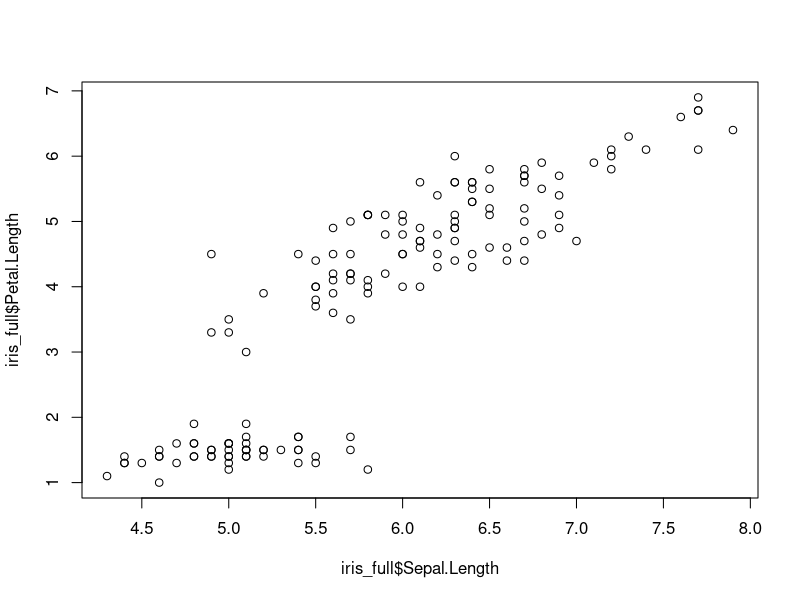
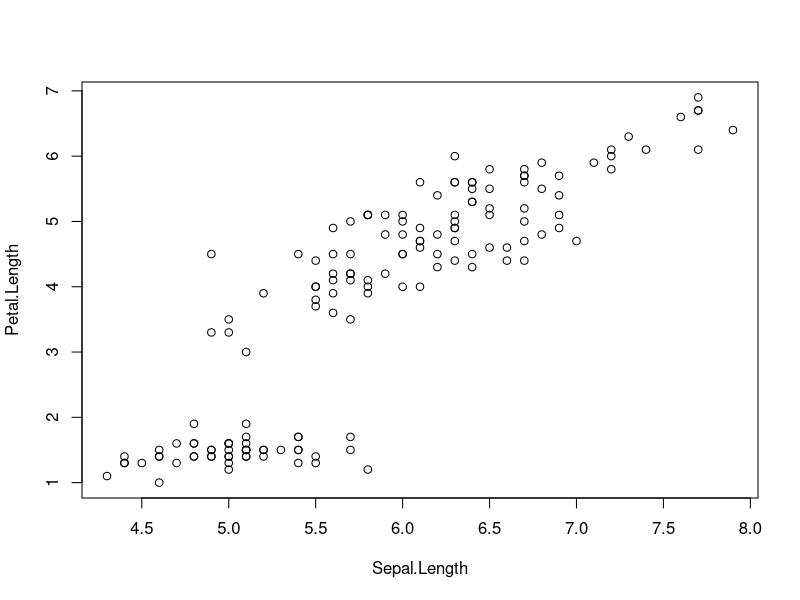
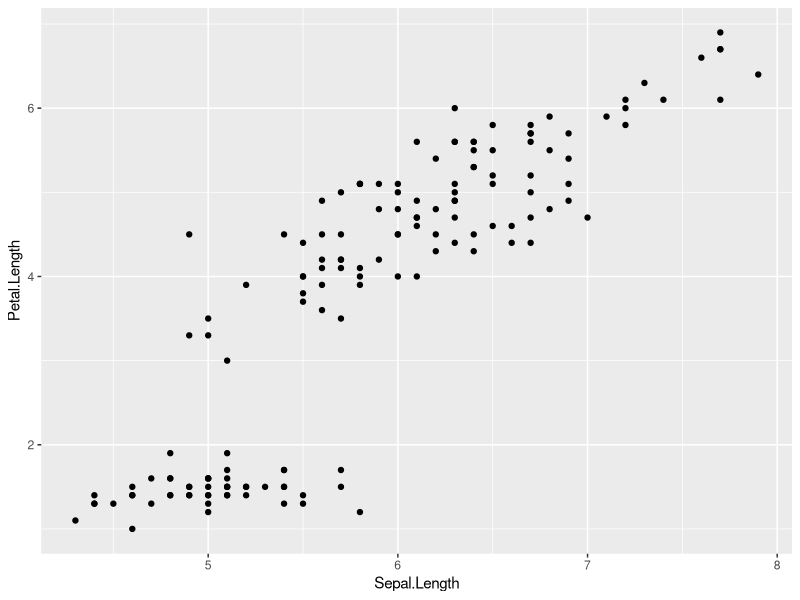
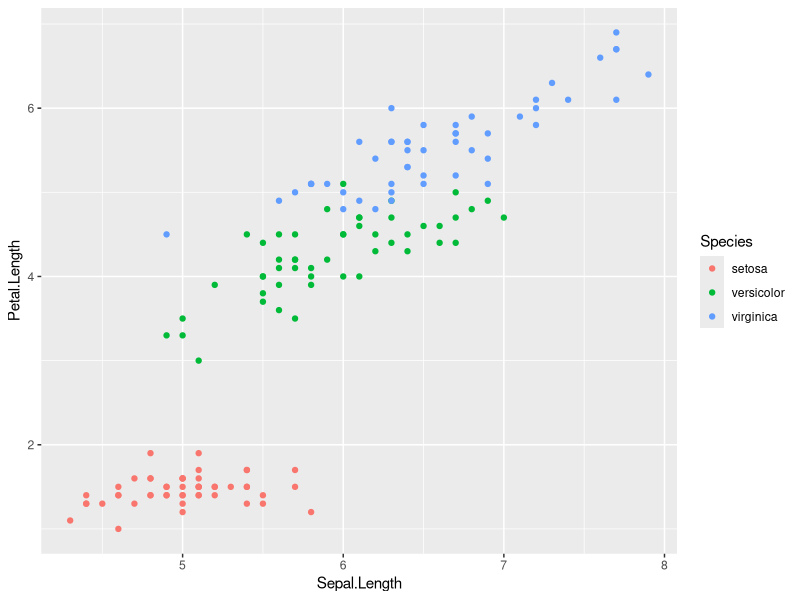
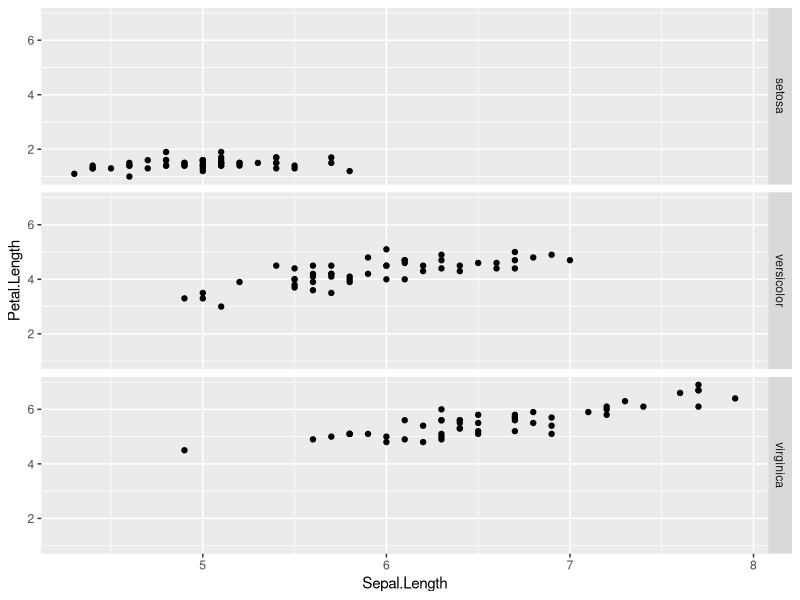

Write R code to recreate these figures, in order.
## ---- chunk 1
library(knitr)
opts_chunk$set(message=FALSE)
## ---- chunk 2
library(ggplot2)
## ---- chunk 3
iris_habitat <- data.frame( Species = c( "setosa", "versicolor", "virginica" ),
                            Habitat = c( "forest", "wetland", "meadow" ) )

iris_full <- merge( x = iris, y = iris_habitat, by = "Species" )

head( iris_full )
tail( iris_full )
## ---- chunk 4
plot( x = iris_full$Sepal.Length, y = iris_full$Petal.Length )
## ---- chunk 5
with( data = iris_full, plot( x = Sepal.Length, y = Petal.Length ) )
## ---- chunk 6
ggplot() + # First make an empty ggplot canvas. Notice the trailing plus sign
  geom_point( data = iris_full, aes( x = Sepal.Length, y = Petal.Length ) )
## ---- chunk 7
ggplot() + # First make an empty ggplot canvas. Notice the trailing plus sign
  geom_point( data = iris_full, aes( x = Sepal.Length, y = Petal.Length, colour = Species ) )
## ---- chunk 8
ggplot( data = iris_full, aes( x = Sepal.Length, y = Petal.Length ) ) + 
  geom_point() +
  facet_grid( Species ~ . )
